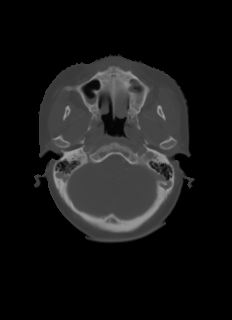
#> input picture others/CT.bmp, 232 x 320 px
$ python rotate.py
#> lines starting #> are read from the running program, lines starting #| are printed output that depends on the picture
import cv2

movingImg_GT = cv2.imread('CT.bmp')
#> movingImg_GT is the input picture: shape (320, 232, 3); min 0, max 161, mean 22.8
rows = movingImg_GT.shape[0]
#> rows = 320
cols = movingImg_GT.shape[1]
#> cols = 232
TM_MOV = cv2.getRotationMatrix2D((cols / 2, rows / 2), 10, 1)
movingImg = cv2.warpAffine(movingImg_GT, TM_MOV, (cols, rows))
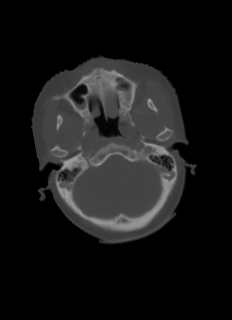
#> movingImg: shape (320, 232, 3); min 0, max 159, mean 22.8
movingImg = cv2.cvtColor(movingImg, cv2.COLOR_BGR2GRAY)
#> movingImg: shape (320, 232)
cv2.imwrite('CT_rotate.bmp',movingImg)
cv2.imshow('image1',movingImg_GT)
cv2.imshow('image2',movingImg)
cv2.waitKey(0)
